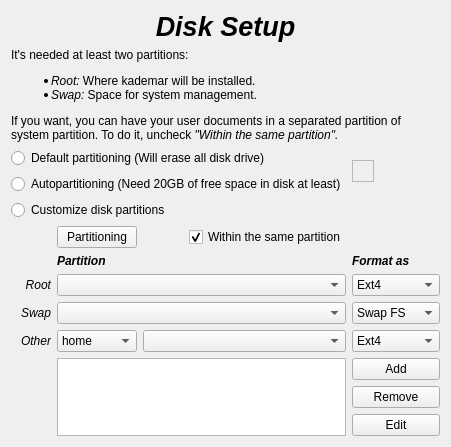
         <widget class="QWidget" name="PDisk">
          <layout class="QGridLayout" name="gridLayout_15">
           <item row="6" column="1" colspan="3">
            <widget class="QLabel" name="LPartition_2">
             <property name="maximumSize">
              <size>
               <width>16777215</width>
               <height>50</height>
              </size>
             </property>
             <property name="font">
              <font>
               <weight>75</weight>
               <italic>true</italic>
               <bold>true</bold>
              </font>
             </property>
             <property name="text">
              <string>Partition</string>
             </property>
            </widget>
           </item>
           <item row="0" column="0" colspan="5">
            <widget class="QLabel" name="LDiskSetupTitle_2">
             <property name="maximumSize">
              <size>
               <width>16777215</width>
               <height>50</height>
              </size>
             </property>
             <property name="font">
              <font>
               <pointsize>20</pointsize>
               <weight>75</weight>
               <italic>true</italic>
               <bold>true</bold>
              </font>
             </property>
             <property name="text">
              <string>Disk Setup</string>
             </property>
             <property name="alignment">
              <set>Qt::AlignCenter</set>
             </property>
            </widget>
           </item>
           <item row="8" column="4">
            <widget class="QComboBox" name="CBDiskFormatSwap_2">
             <item>
              <property name="text">
               <string>Swap FS</string>
              </property>
             </item>
            </widget>
           </item>
           <item row="12" column="4">
            <widget class="QPushButton" name="BEditPartition_2">
             <property name="text">
              <string>Edit</string>
             </property>
            </widget>
           </item>
           <item row="2" column="0" colspan="4">
            <widget class="QRadioButton" name="RBPartitionN_2">
             <property name="text">
              <string>Default partitioning (Will erase all disk drive)</string>
             </property>
            </widget>
           </item>
           <item row="7" column="1" colspan="3">
            <widget class="QComboBox" name="CBPartRoot_2"/>
           </item>
           <item row="5" column="3">
            <widget class="QCheckBox" name="CHSamePart_2">
             <property name="text">
              <string>Within the same partition</string>
             </property>
             <property name="checked">
              <bool>true</bool>
             </property>
            </widget>
           </item>
           <item row="4" column="0" colspan="4">
            <widget class="QRadioButton" name="RBPartitionY_2">
             <property name="text">
              <string>Customize disk partitions</string>
             </property>
            </widget>
           </item>
           <item row="2" column="4" rowspan="2">
            <widget class="QFrame" name="FPartitionInfo_2">
             <property name="minimumSize">
              <size>
               <width>22</width>
               <height>22</height>
              </size>
             </property>
             <property name="maximumSize">
              <size>
               <width>22</width>
               <height>22</height>
              </size>
             </property>
             <property name="frameShape">
              <enum>QFrame::StyledPanel</enum>
             </property>
             <property name="frameShadow">
              <enum>QFrame::Raised</enum>
             </property>
            </widget>
           </item>
           <item row="3" column="0" colspan="4">
            <widget class="QRadioButton" name="RBPartitionA_2">
             <property name="text">
              <string>Autopartitioning (Need 20GB of free space in disk at least)</string>
             </property>
            </widget>
           </item>
           <item row="6" column="4">
            <widget class="QLabel" name="LFormat_2">
             <property name="maximumSize">
              <size>
               <width>16777215</width>
               <height>50</height>
              </size>
             </property>
             <property name="font">
              <font>
               <weight>75</weight>
               <italic>true</italic>
               <bold>true</bold>
              </font>
             </property>
             <property name="text">
              <string>Format as</string>
             </property>
            </widget>
           </item>
           <item row="9" column="0">
            <widget class="QLabel" name="LPartOther_2">
             <property name="maximumSize">
              <size>
               <width>100</width>
               <height>16777215</height>
              </size>
             </property>
             <property name="font">
              <font>
               <italic>true</italic>
              </font>
             </property>
             <property name="locale">
              <locale language="English" country="UnitedKingdom"/>
             </property>
             <property name="text">
              <string>Other</string>
             </property>
             <property name="alignment">
              <set>Qt::AlignRight|Qt::AlignTrailing|Qt::AlignVCenter</set>
             </property>
            </widget>
           </item>
           <item row="9" column="4">
            <widget class="QComboBox" name="CBDiskFormatOther_2">
             <item>
              <property name="text">
               <string>Ext4</string>
              </property>
             </item>
             <item>
              <property name="text">
               <string>Reiser FS</string>
              </property>
             </item>
             <item>
              <property name="text">
               <string>Ext3</string>
              </property>
             </item>
             <item>
              <property name="text">
               <string>Ext2</string>
              </property>
             </item>
             <item>
              <property name="text">
               <string>No Format</string>
              </property>
             </item>
            </widget>
           </item>
           <item row="7" column="4">
            <widget class="QComboBox" name="CBDiskFormatRoot_2">
             <item>
              <property name="text">
               <string>Ext4</string>
              </property>
             </item>
             <item>
              <property name="text">
               <string>Reiser FS</string>
              </property>
             </item>
             <item>
              <property name="text">
               <string>Ext3</string>
              </property>
             </item>
             <item>
              <property name="text">
               <string>Ext2</string>
              </property>
             </item>
             <item>
              <property name="text">
               <string>No Format</string>
              </property>
             </item>
            </widget>
           </item>
           <item row="10" column="4">
            <widget class="QPushButton" name="BAddPartition_2">
             <property name="text">
              <string>Add</string>
             </property>
            </widget>
           </item>
           <item row="9" column="1">
            <widget class="QComboBox" name="CBPartDir_2">
             <item>
              <property name="text">
               <string>home</string>
              </property>
             </item>
             <item>
              <property name="text">
               <string>boot</string>
              </property>
             </item>
             <item>
              <property name="text">
               <string>usr</string>
              </property>
             </item>
             <item>
              <property name="text">
               <string>var</string>
              </property>
             </item>
            </widget>
           </item>
           <item row="11" column="4">
            <widget class="QPushButton" name="BRemovePartition_2">
             <property name="text">
              <string>Remove</string>
             </property>
            </widget>
           </item>
           <item row="9" column="2" colspan="2">
            <widget class="QComboBox" name="CBPartOther_2"/>
           </item>
           <item row="8" column="1" colspan="3">
            <widget class="QComboBox" name="CBPartSwap_2"/>
           </item>
           <item row="8" column="0">
            <widget class="QLabel" name="LPartSwap_2">
             <property name="maximumSize">
              <size>
               <width>100</width>
               <height>16777215</height>
              </size>
             </property>
             <property name="font">
              <font>
               <italic>true</italic>
              </font>
             </property>
             <property name="locale">
              <locale language="English" country="UnitedKingdom"/>
             </property>
             <property name="text">
              <string>Swap</string>
             </property>
             <property name="alignment">
              <set>Qt::AlignRight|Qt::AlignTrailing|Qt::AlignVCenter</set>
             </property>
            </widget>
           </item>
           <item row="1" column="0" colspan="5">
            <widget class="QLabel" name="LDiskSetup_2">
             <property name="maximumSize">
              <size>
               <width>16777215</width>
               <height>150</height>
              </size>
             </property>
             <property name="text">
              <string>&lt;!DOCTYPE HTML PUBLIC &quot;-//W3C//DTD HTML 4.0//EN&quot; &quot;http://www.w3.org/TR/REC-html40/strict.dtd&quot;&gt;
&lt;html&gt;&lt;head&gt;&lt;meta name=&quot;qrichtext&quot; content=&quot;1&quot; /&gt;&lt;style type=&quot;text/css&quot;&gt;
p, li { white-space: pre-wrap; }
&lt;/style&gt;&lt;/head&gt;&lt;body style=&quot; font-family:'DejaVu Sans'; font-size:9pt; font-weight:400; font-style:normal;&quot;&gt;
&lt;p style=&quot; margin-top:12px; margin-bottom:12px; margin-left:0px; margin-right:0px; -qt-block-indent:0; text-indent:0px;&quot;&gt;It's needed at least two partitions:&lt;/p&gt;
&lt;ul style=&quot;-qt-list-indent: 1;&quot;&gt;&lt;li style=&quot; margin-top:12px; margin-bottom:0px; margin-left:0px; margin-right:0px; -qt-block-indent:0; text-indent:0px;&quot;&gt;&lt;span style=&quot; font-style:italic;&quot;&gt;Root:&lt;/span&gt; Where kademar will be installed.&lt;/li&gt;
&lt;li style=&quot; margin-top:0px; margin-bottom:12px; margin-left:0px; margin-right:0px; -qt-block-indent:0; text-indent:0px;&quot;&gt;&lt;span style=&quot; font-style:italic;&quot;&gt;Swap:&lt;/span&gt; Space for system management.&lt;/li&gt;&lt;/ul&gt;
&lt;p style=&quot; margin-top:12px; margin-bottom:12px; margin-left:0px; margin-right:0px; -qt-block-indent:0; text-indent:0px;&quot;&gt;If you want, you can have your user documents in a separated partition of system partition. To do it, uncheck &lt;span style=&quot; font-style:italic;&quot;&gt;&quot;Within the same partition&quot;.&lt;/span&gt;&lt;/p&gt;&lt;/body&gt;&lt;/html&gt;</string>
             </property>
             <property name="textFormat">
              <enum>Qt::RichText</enum>
             </property>
             <property name="alignment">
              <set>Qt::AlignLeading|Qt::AlignLeft|Qt::AlignTop</set>
             </property>
             <property name="wordWrap">
              <bool>true</bool>
             </property>
            </widget>
           </item>
           <item row="7" column="0">
            <widget class="QLabel" name="LPartRoot_2">
             <property name="maximumSize">
              <size>
               <width>100</width>
               <height>16777215</height>
              </size>
             </property>
             <property name="font">
              <font>
               <italic>true</italic>
              </font>
             </property>
             <property name="text">
              <string>Root</string>
             </property>
             <property name="alignment">
              <set>Qt::AlignRight|Qt::AlignTrailing|Qt::AlignVCenter</set>
             </property>
            </widget>
           </item>
           <item row="5" column="1">
            <widget class="QPushButton" name="BGparted_2">
             <property name="text">
              <string>Partitioning</string>
             </property>
             <property name="icon">
              <iconset>
               <normaloff>../../usr/share/kademar/utils/instalador/img/gparted.png</normaloff>../../usr/share/kademar/utils/instalador/img/gparted.png</iconset>
             </property>
             <property name="iconSize">
              <size>
               <width>32</width>
               <height>32</height>
              </size>
             </property>
            </widget>
           </item>
           <item row="10" column="1" rowspan="3" colspan="3">
            <widget class="QListView" name="LVMountPointList_2"/>
           </item>
          </layout>
         </widget>
